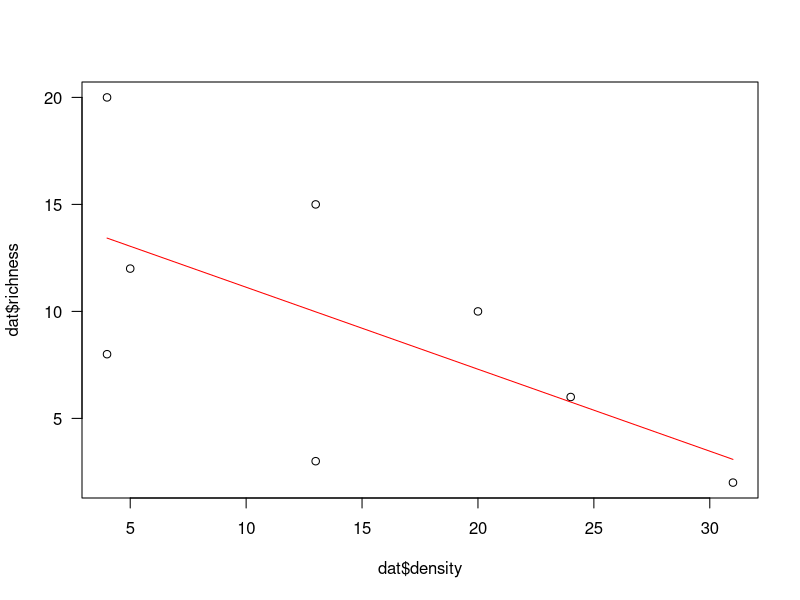
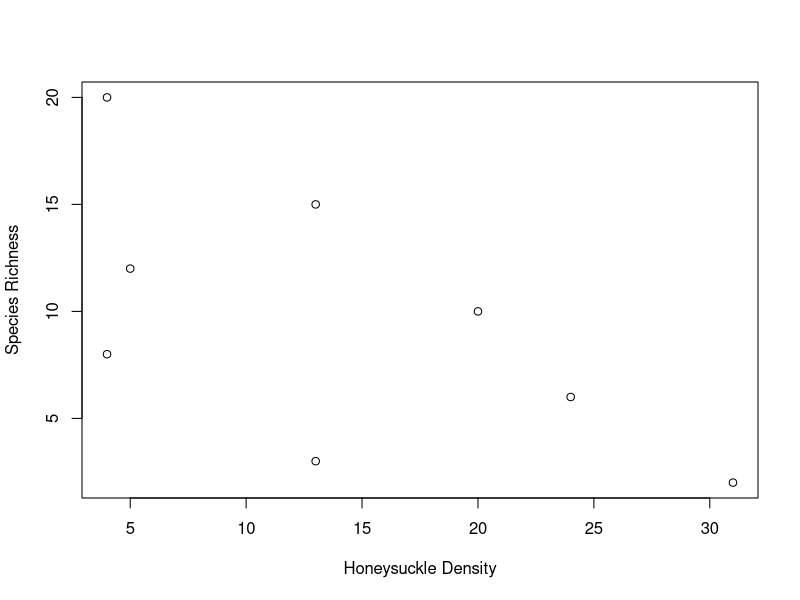
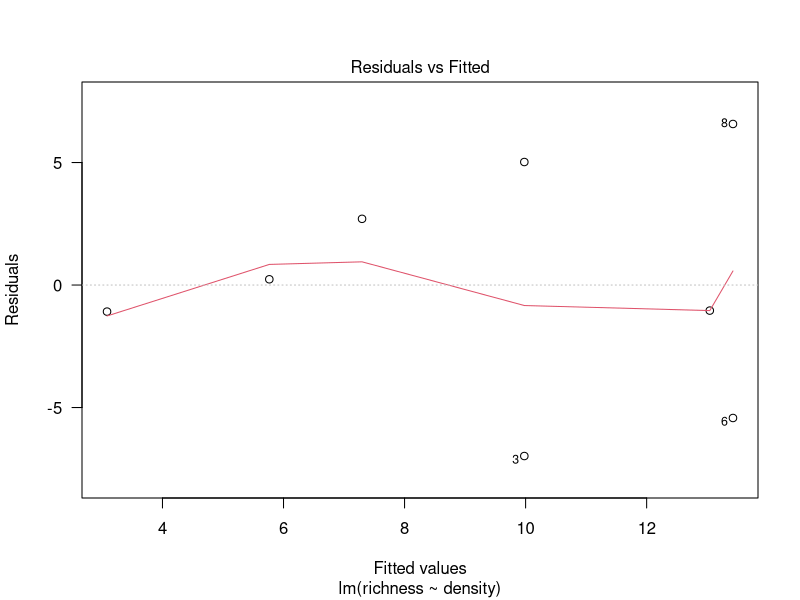
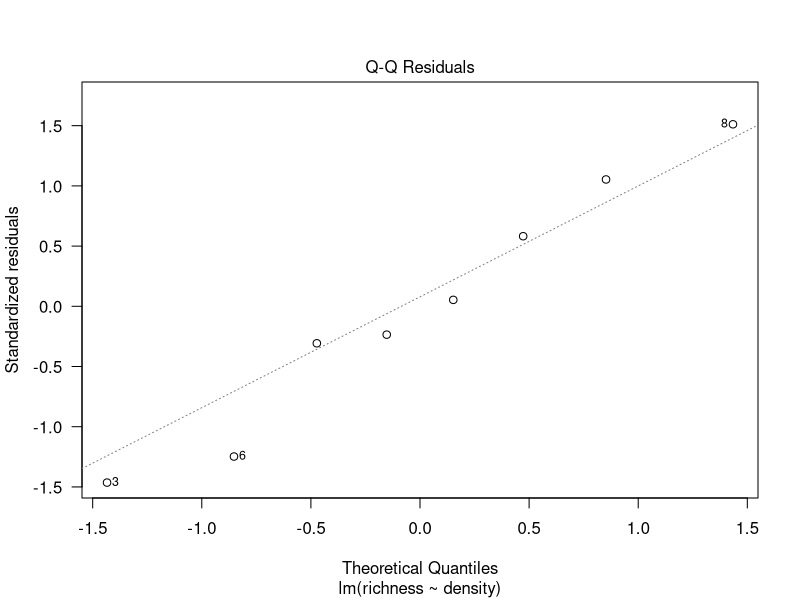
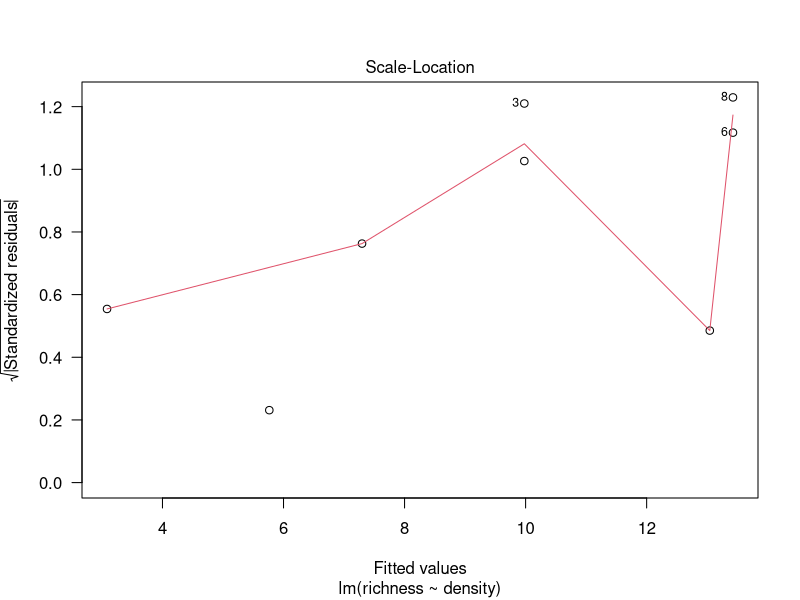
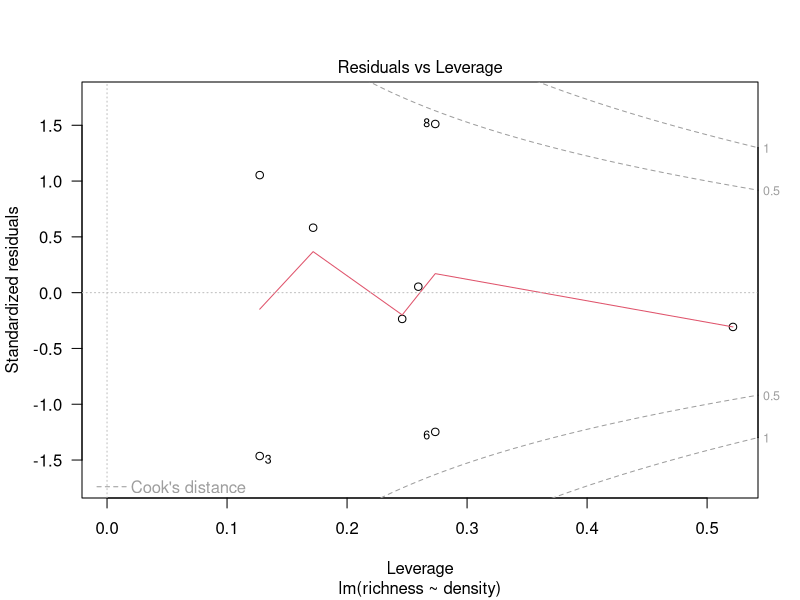

Source code (R) for these figures, in order:
## ---- chunk 1
knitr::opts_chunk$set(echo = TRUE)
## ---- chunk 2
dat <- read.csv("data.csv")
dat
## ---- chunk 3
library(graphics)
dat$richness ~ dat$density
plot(dat$richness ~ dat$density, las = 1)
regression <- lm(richness ~ density, data = dat)
lines(dat$density, predict(regression), col = "red")

anova(regression)
summary(regression)

plot(
  richness ~ density,
  data = dat,
  xlab = "Honeysuckle Density",
  ylab = "Species Richness"
)
plot(regression, las = 1)
